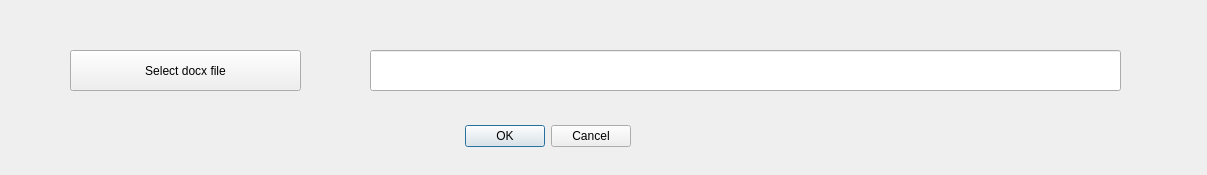
<?xml version="1.0" encoding="UTF-8"?>
<ui version="4.0">
 <class>Docx_color_seperate</class>
 <widget class="QDialog" name="Docx_color_seperate">
  <property name="geometry">
   <rect>
    <x>0</x>
    <y>0</y>
    <width>1207</width>
    <height>175</height>
   </rect>
  </property>
  <property name="windowTitle">
   <string>Dialog</string>
  </property>
  <widget class="QDialogButtonBox" name="buttonBox">
   <property name="geometry">
    <rect>
     <x>290</x>
     <y>120</y>
     <width>341</width>
     <height>32</height>
    </rect>
   </property>
   <property name="orientation">
    <enum>Qt::Horizontal</enum>
   </property>
   <property name="standardButtons">
    <set>QDialogButtonBox::Cancel|QDialogButtonBox::Ok</set>
   </property>
  </widget>
  <widget class="QPushButton" name="pushButton">
   <property name="geometry">
    <rect>
     <x>70</x>
     <y>50</y>
     <width>231</width>
     <height>41</height>
    </rect>
   </property>
   <property name="text">
    <string>Select docx file</string>
   </property>
  </widget>
  <widget class="QLineEdit" name="lineEdit">
   <property name="geometry">
    <rect>
     <x>370</x>
     <y>50</y>
     <width>751</width>
     <height>41</height>
    </rect>
   </property>
  </widget>
 </widget>
 <resources/>
 <connections>
  <connection>
   <sender>buttonBox</sender>
   <signal>accepted()</signal>
   <receiver>Docx_color_seperate</receiver>
   <slot>accept()</slot>
   <hints>
    <hint type="sourcelabel">
     <x>248</x>
     <y>254</y>
    </hint>
    <hint type="destinationlabel">
     <x>157</x>
     <y>274</y>
    </hint>
   </hints>
  </connection>
  <connection>
   <sender>buttonBox</sender>
   <signal>rejected()</signal>
   <receiver>Docx_color_seperate</receiver>
   <slot>reject()</slot>
   <hints>
    <hint type="sourcelabel">
     <x>316</x>
     <y>260</y>
    </hint>
    <hint type="destinationlabel">
     <x>286</x>
     <y>274</y>
    </hint>
   </hints>
  </connection>
 </connections>
</ui>
